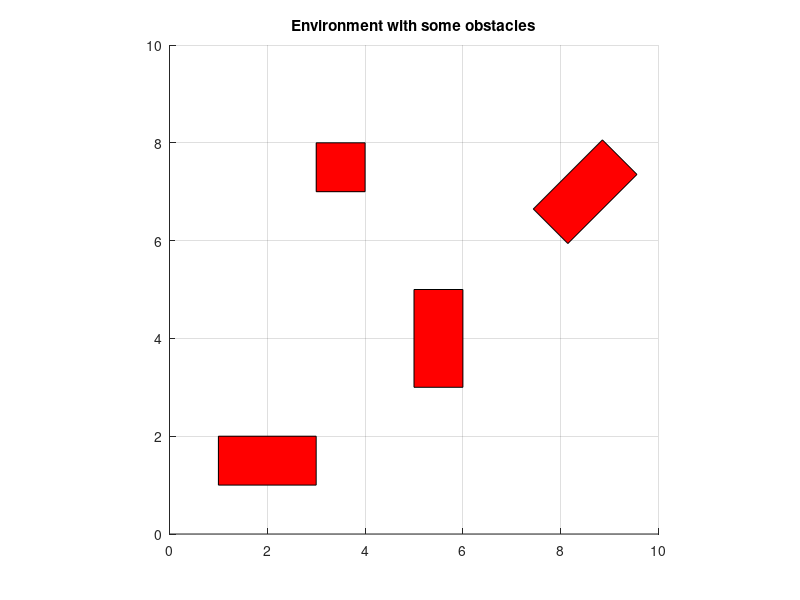

MATLAB code for this plot:
clear all;
close all;
clc;

%% ENVIRONMENT GENERATION

% Define the size of the environment
width =  10;
height = 10;

% Create the figure
figure, hold on;
axis equal;
axis([0 width 0 height]);
grid on;
plot(NaN, NaN, 'r', 'LineWidth', 2);

% Define the obstacles
numObstacles =   4;
ObstacleWidth =  [2, 1, 1, 1];    % width
ObstacleHeight = [1, 2, 1, 2];    % height
ObstaclesPosition = [1, 1;
                     5, 3;
                     3, 7;
                     8, 6];
% Rotate the last obstacle
rotationAngle = -45;                         % rotation angle (deg)
rotationAngleRad = deg2rad(rotationAngle);   % rotation angle (rad)

rotationMatrix = [cos(rotationAngleRad) -sin(rotationAngleRad); ...
    sin(rotationAngleRad) cos(rotationAngleRad)];

centerOfRotation = [ObstaclesPosition(4, 1) + ObstacleWidth(4)/2, ...
    ObstaclesPosition(4, 2) + ObstacleHeight(4)/2];

translatedX = [ObstaclesPosition(4, 1), ObstaclesPosition(4, 1) + ObstacleWidth(4), ...
    ObstaclesPosition(4, 1) + ObstacleWidth(4), ObstaclesPosition(4, 1)] - centerOfRotation(1);
translatedY = [ObstaclesPosition(4, 2), ObstaclesPosition(4, 2), ...
    ObstaclesPosition(4, 2) + ObstacleHeight(4), ObstaclesPosition(4, 2) + ObstacleHeight(4)] - centerOfRotation(2);

rotatedCoords = rotationMatrix * [translatedX; translatedY];

rotatedX = rotatedCoords(1, :) + centerOfRotation(1);
rotatedY = rotatedCoords(2, :) + centerOfRotation(2);

% Draw the obstacles
for i = 1:numObstacles
    if (i == 1) || (i == 2) || (i == 3)
        rectangle('Position', [ObstaclesPosition(i, 1), ...
            ObstaclesPosition(i, 2), ObstacleWidth(i), ObstacleHeight(i)], ...
            'FaceColor', 'r');
    elseif i == 4
        % Plot the rotated rectangle
        patch(rotatedX, rotatedY, 'r');
    end
end

title('Environment with some obstacles');
